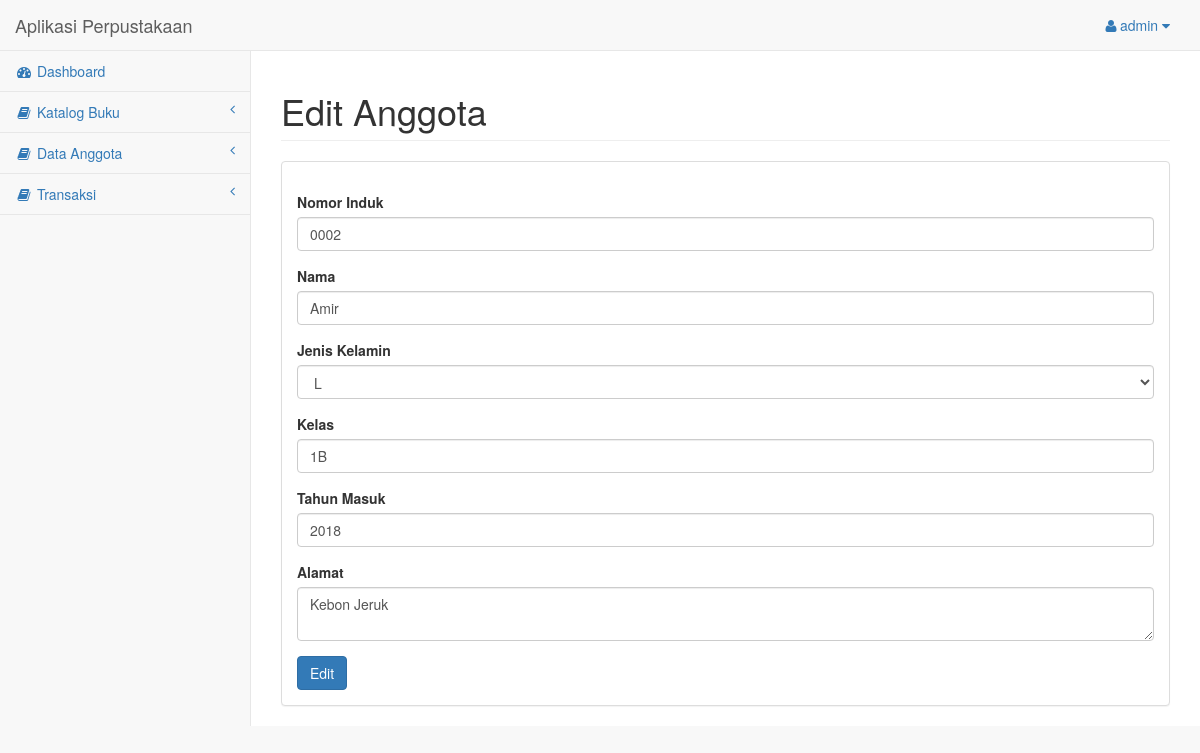
Page /halaman_admin/anggota-formedit.php?id_anggota=7 (signed in) on the committed database.
### tables this page shows
CREATE TABLE `anggota` (
  `id_anggota` int(64) NOT NULL,
  `nomor_induk` varchar(20) NOT NULL,
  `nama_siswa` varchar(100) NOT NULL,
  `jk` varchar(10) NOT NULL,
  `kelas` varchar(5) NOT NULL,
  `tahun_masuk` varchar(10) NOT NULL,
  `alamat` text NOT NULL
);

### halaman_admin/anggota-formedit.php (the view, shortened to what this page needs)
<?php
include("layout-header.php");
$id = $_GET['id_anggota'];
$sql = "SELECT * FROM anggota WHERE id_anggota=$id";
$query = mysqli_query($koneksi, $sql);
$anggota = mysqli_fetch_assoc($query);
?>
<div id="page-wrapper">
    <div class="row">
        <div class="col-lg-12">
            <h1 class="page-header">Edit Anggota</h1>
        </div>
    </div>
    <div class="row">
        <div class="col-lg-12">
            <div class="panel panel-default">
                <div class="panel-body">
                    <div class="row">
                        <div class="col-lg-12">
                            <form action="anggota-edit.php" method="POST" role="form">
                                <div class="form-group">
                                    <label>Nomor Induk</label>
                                    <input class="form-control" name="induk" value="<?php echo $anggota['nomor_induk']; ?>">
                                </div>
                                <div class="form-group">
                                    <label>Nama</label>
                                    <input class="form-control" name="nama" value="<?php echo $anggota['nama_siswa']; ?>">
                                </div>
                                <div class="form-group">
                                    <label>Jenis Kelamin</label>
                                    <select class="form-control" name="jk">
                                        <option <?php echo ($anggota['jk'] == 'L') ? "selected": "" ?>>L</option>
                                    </select>
                                </div>
                                <div class="form-group">
                                    <label>Kelas</label>
                                    <input class="form-control" name="kelas" value="<?php echo $anggota['kelas']; ?>">
                                </div>
                                <div class="form-group">
                                    <label>Tahun Masuk</label>
                                    <input class="form-control" name="tahun" value="<?php echo $anggota['tahun_masuk']; ?>">
                                </div>
                                <div class="form-group">
                                    <label>Alamat</label>
                                    <textarea class="form-control" name="alamat"><?php echo $anggota['alamat'] ?></textarea>
                                </div>
                                <input type="submit" name="edit" class="btn btn-primary" value="Edit"/>
                            </form>
                        </div>
                    </div>
                </div>
            </div>
        </div>
    </div>
</div>
</div>
<?php include("layout-footer.php"); ?>

### rows in the picture
anggota: induk "0002", nama "Amir", jk "L", kelas "1B", tahun "2018", alamat "Kebon Jeruk"

### other values in the picture
$_SESSION['username'] "admin"
